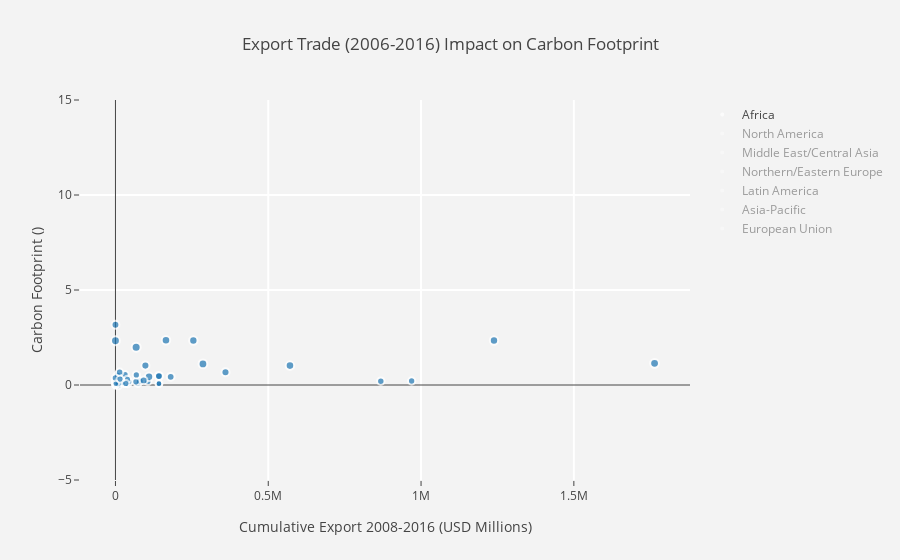

The notebook cell this image was saved under:
### Markdown cell above
## Hypothesis 1: More a country trades, the more carbon footprint (Dianne, Tussie)

### Code cell
import plotly.plotly as py
import plotly.graph_objs as go
from plotly.offline import init_notebook_mode, iplot
init_notebook_mode(connected=True)
import pandas as pd
import math

df_2007 = MERGE2
df_2007['HDI'].fillna(0, inplace=True)
df_2007['ExpTrade_Mill'].fillna(0, inplace=True)
df_2007['Total Ecological Footprint'].fillna(0, inplace=True)
df_2007['GDP per Capita'].fillna(0, inplace=True)
df_2007["Population (millions)"].fillna(0, inplace=True)
df_2007["Carbon Footprint"].fillna(0, inplace=True)

#slope = 2.666051223553066e-05
hover_text = []
bubble_size = []

for index, row in df_2007.iterrows(): # each row of the df_2007 will be referenced
    hover_text.append(('Country: {country}<br>'+
                      'Total Ecological Footprint: {EcoFoot}<br>'+
                      'GDP per capita: {gdp}<br>'+
                      'Population (Millions): {pop}<br>'+
                      'Year: {year}').format(country=row['Country'],
                                            EcoFoot=row['Total Ecological Footprint'],
                                            gdp=row['GDP per Capita'],
                                            pop=row["Population (millions)"],
                                            year='2016'))
    #bubble_size.append(math.sqrt(row["Population (millions)"]*slope))
    bubble_size.append(row["HDI"])

df_2007['text'] = hover_text
df_2007['size'] = bubble_size
sizeref = 2.*max(df_2007['size'])/(10**2)

trace0 = go.Scatter(
    x=df_2007['ExpTrade_Mill'][df_2007['Region'] == 'Africa'],
    y=df_2007["Carbon Footprint"][df_2007['Region'] == 'Africa'],
    mode='markers',
    name='Africa',
    text=df_2007['text'][df_2007['Region'] == 'Africa'],
    marker=dict(
        symbol='circle',
        sizemode='area',
        sizeref=sizeref,
        size=df_2007['size'][df_2007['Region'] == 'Africa'],
        line=dict(
            width=2
        ),
    )
)
trace1 = go.Scatter(
    x=df_2007['ExpTrade_Mill'][df_2007['Region'] == 'North America'],
    y=df_2007["Carbon Footprint"][df_2007['Region'] == 'North America'],
    mode='markers',
    name='North America',
    text=df_2007['text'][df_2007['Region'] == 'North America'],
    marker=dict(
        sizemode='area',
        sizeref=sizeref,
        size=df_2007['size'][df_2007['Region'] == 'North America'],
        line=dict(
            width=2
        ),
    )
)
trace2 = go.Scatter(
    x=df_2007['ExpTrade_Mill'][df_2007['Region'] == 'Middle East/Central Asia'],
    y=df_2007["Carbon Footprint"][df_2007['Region'] == 'Middle East/Central Asia'],
    mode='markers',
    name='Middle East/Central Asia',
    text=df_2007['text'][df_2007['Region'] == 'Middle East/Central Asia'],
    marker=dict(
        sizemode='area',
        sizeref=sizeref,
        size=df_2007['size'][df_2007['Region'] == 'Middle East/Central Asia'],
        line=dict(
            width=2
        ),
    )
)
trace3 = go.Scatter(
    x=df_2007['ExpTrade_Mill'][df_2007['Region'] == 'Northern/Eastern Europe'],
    y=df_2007["Carbon Footprint"][df_2007['Region'] == 'Northern/Eastern Europe'],
    mode='markers',
    name='Northern/Eastern Europe',
    text=df_2007['text'][df_2007['Region'] == 'Northern/Eastern Europe'],
    marker=dict(
        sizemode='area',
        sizeref=sizeref,
        size=df_2007['size'][df_2007['Region'] == 'Northern/Eastern Europe'],
        line=dict(
            width=2
        ),
    )
)
trace4 = go.Scatter(
    x=df_2007['ExpTrade_Mill'][df_2007['Region'] == 'Latin America'],
    y=df_2007["Carbon Footprint"][df_2007['Region'] == 'Latin America'],
    mode='markers',
    name='Latin America',
    text=df_2007['text'][df_2007['Region'] == 'Latin America'],
    marker=dict(
        sizemode='area',
        sizeref=sizeref,
        size=df_2007['size'][df_2007['Region'] == 'Latin America'],
        line=dict(
            width=2
        ),
    )
)

trace5 = go.Scatter(
    x=df_2007['ExpTrade_Mill'][df_2007['Region'] == 'Asia-Pacific'],
    y=df_2007["Carbon Footprint"][df_2007['Region'] == 'Asia-Pacific'],
    mode='markers',
    name='Asia-Pacific',
    text=df_2007['text'][df_2007['Region'] == 'Asia-Pacific'],
    marker=dict(
        sizemode='area',
        sizeref=sizeref,
        size=df_2007['size'][df_2007['Region'] == 'Asia-Pacific'],
        line=dict(
            width=2
        ),
    )
)

trace6 = go.Scatter(
    x=df_2007['ExpTrade_Mill'][df_2007['Region'] == 'European Union'],
    y=df_2007["Carbon Footprint"][df_2007['Region'] == 'European Union'],
    mode='markers',
    name='European Union',
    text=df_2007['text'][df_2007['Region'] == 'European Union'],
    marker=dict(
        sizemode='area',
        sizeref=sizeref,
        size=df_2007['size'][df_2007['Region'] == 'European Union'],
        line=dict(
            width=2
        ),
    )
)
                      
trace7 = go.Scatter(
    x=df_2007['ExpTrade_Mill'][df_2007['Region'] == 'nan'],
    y=df_2007["Carbon Footprint"][df_2007['Region'] == 'nan'],
    mode='markers',
    name='nan',
    text=df_2007['text'][df_2007['Region'] == 'nan'],
    marker=dict(
        sizemode='area',
        sizeref=sizeref,
        size=df_2007['size'][df_2007['Region'] == 'nan'],
        line=dict(
            width=2
        ),
    )
)
                      
data = [trace0, trace1, trace2, trace3, trace4, trace5, trace6, trace7]
layout = go.Layout(
    title='Export Trade (2006-2016) Impact on Carbon Footprint',
    xaxis=dict(
        title='Cumulative Export 2008-2016 (USD Millions)',
        gridcolor='rgb(255, 255, 255)',
        #range=[0, 1],
        #type='log',
        zerolinewidth=1,
        ticklen=5,
        gridwidth=2,
    ),
    yaxis=dict(
        title='Carbon Footprint ()',
        gridcolor='rgb(255, 255, 255)',
        range=[-5, 15],
        zerolinewidth=1,
        ticklen=5,
        gridwidth=2,
    ),
    paper_bgcolor='rgb(243, 243, 243)',
    plot_bgcolor='rgb(243, 243, 243)',
)

fig = go.Figure(data=data, layout=layout)
iplot(fig)

### Figure 1 — Plotly figure (JSON) as saved in the notebook; plotly's stock layout.template omitted (floating-point values rounded to 4 significant figures)
{"data": [{"marker": {"line": {"width": 2}, "size": [0.73, 0.52, 0.48, 0.69, 0.39, 0.39, 0.64, 0.5, 0.37, 0.39, 0.5, 0.57, 0.57, 0.42, 0.42, 0, 0.46, 0.69, 0.58, 0.39, 0.43, 0.67, 0.44, 0.57, 0.41, 0.42, 0.54, 0.48, 0.42, 0.74, 0.51, 0.43, 0.41, 0.5, 0.77, 0.62, 0.41, 0.62, 0.34, 0.5, 0.48, 0, 0.55, 0.46, 0.4, 0, 0.66, 0.66, 0.53, 0.51, 0.47, 0.72, 0.48, 0.58, 0.49], "sizemode": "area", "sizeref": 0.0188, "symbol": "circle"}, "mode": "markers", "name": "Africa", "text": ["Country: Algeria<br>Total Ecological Footprint: 2.12<br>GDP per capita: $5,430.57<br>Population (Millions): 38.48<br>Year: 2016", "Country: Angola<br>Total Ecological Footprint: 0.93<br>GDP per capita: $4,665.91<br>Population (Millions): 20.82<br>Year: 2016", "Country: Benin<br>Total Ecological Footprint: 1.41<br>GDP per capita: $746.83<br>Population (Millions): 10.05<br>Year: 2016", "Country: Botswana<br>Total Ecological Footprint: 3.83<br>GDP per capita: $7,743.50<br>Population (Millions): 2.0<br>Year: 2016", "Country: Burkina Faso<br>Total Ecological Footprint: 1.21<br>GDP per capita: $671.07<br>Population (Millions): 16.46<br>Year: 2016", "Country: Burundi<br>Total Ecological Footprint: 0.8<br>GDP per capita: $276.69<br>Population (Millions): 9.85<br>Year: 2016", "Country: Cabo Verde<br>Total Ecological Footprint: 2.52<br>GDP per capita: $3,801.45<br>Population (Millions): 0.49<br>Year: 2016", "Country: Cameroon<br>Total Ecological Footprint: 1.17<br>GDP per capita: $1,271.21<br>Population (Millions): 21.7<br>Year: 2016", "Country: Central African Republic<br>Total Ecological Footprint: 1.24<br>GDP per capita: $495.04<br>Population (Millions): 4.53<br>Year: 2016", "Country: Chad<br>Total Ecological Footprint: 1.46<br>GDP per capita: $1,161.22<br>Population (Millions): 12.45<br>Year: 2016", "Country: Comoros<br>Total Ecological Footprint: 1.03<br>GDP per capita: $860.24<br>Population (Millions): 0.72<br>Year: 2016", "Country: Congo<br>Total Ecological Footprint: 1.29<br>GDP per capita: $1,943.69<br>Population (Millions): 4.34<br>Year: 2016", "Country: Congo<br>Total Ecological Footprint: 1.29<br>GDP per capita: $1,943.69<br>Population (Millions): 4.34<br>Year: 2016", "Country: Congo<br>Total Ecological Footprint: 0.82<br>GDP per capita: $338.63<br>Population (Millions): 65.7<br>Year: 2016", "Country: Congo<br>Total Ecological Footprint: 0.82<br>GDP per capita: $338.63<br>Population (Millions): 65.7<br>Year: 2016", "Country: CotedeIvoire<br>Total Ecological Footprint: 1.27<br>GDP per capita: $1,016.83<br>Population (Millions): 19.84<br>Year: 2016", "Country: Djibouti<br>Total Ecological Footprint: 2.19<br>GDP per capita: $1,433.17<br>Population (Millions): 0.86<br>Year: 2016", "Country: Egypt<br>Total Ecological Footprint: 2.15<br>GDP per capita: $2,930.33<br>Population (Millions): 80.72<br>Year: 2016", "Country: Equatorial Guinea<br>Total Ecological Footprint: 3.97<br>GDP per capita: $24,064.00<br>Population (Millions): 0.74<br>Year: 2016", "Country: Eritrea<br>Total Ecological Footprint: 0.42<br>GDP per capita: $439.73<br>Population (Millions): 6.13<br>Year: 2016", "Country: Ethiopia<br>Total Ecological Footprint: 1.02<br>GDP per capita: $379.38<br>Population (Millions): 91.73<br>Year: 2016", "Country: Gabon<br>Total Ecological Footprint: 2.02<br>GDP per capita: $11,989.00<br>Population (Millions): 1.63<br>Year: 2016", "Country: Gambia<br>Total Ecological Footprint: 1.03<br>GDP per capita: $505.76<br>Population (Millions): 1.79<br>Year: 2016", "Country: Ghana<br>Total Ecological Footprint: 1.97<br>GDP per capita: $1,627.90<br>Population (Millions): 25.37<br>Year: 2016", "Country: Guinea<br>Total Ecological Footprint: 1.41<br>GDP per capita: $459.09<br>Population (Millions): 11.45<br>Year: 2016", "Country: Guinea-Bissau<br>Total Ecological Footprint: 1.53<br>GDP per capita: $681.25<br>Population (Millions): 1.66<br>Year: 2016", "Country: Kenya<br>Total Ecological Footprint: 1.03<br>GDP per capita: $1,062.11<br>Population (Millions): 43.18<br>Year: 2016", "Country: Lesotho<br>Total Ecological Footprint: 1.66<br>GDP per capita: $1,338.42<br>Population (Millions): 2.05<br>Year: 2016", "Country: Liberia<br>Total Ecological Footprint: 1.21<br>GDP per capita: $397.38<br>Population (Millions): 4.19<br>Year: 2016", "Country: Libyan Arab Jamahiriya<br>Total Ecological Footprint: 3.69<br>GDP per capita: $5,859.43<br>Population (Millions): 6.16<br>Year: 2016", "Country: Madagascar<br>Total Ecological Footprint: 0.99<br>GDP per capita: $456.33<br>Population (Millions): 22.29<br>Year: 2016", "Country: Malawi<br>Total Ecological Footprint: 0.81<br>GDP per capita: $493.84<br>Population (Millions): 15.91<br>Year: 2016", "Country: Mali<br>Total Ecological Footprint: 1.53<br>GDP per capita: $741.22<br>Population (Millions): 14.85<br>Year: 2016", "Country: Mauritania<br>Total Ecological Footprint: 2.54<br>GDP per capita: $1,524.39<br>Population (Millions): 3.8<br>Year: 2016", "Country: Mauritius<br>Total Ecological Footprint: 3.46<br>GDP per capita: $8,811.15<br>Population (Millions): 1.24<br>Year: 2016", "Country: Morocco<br>Total Ecological Footprint: 1.68<br>GDP per capita: $3,149.43<br>Population (Millions): 32.52<br>Year: 2016", "Country: Mozambique<br>Total Ecological Footprint: 0.87<br>GDP per capita: $538.82<br>Population (Millions): 25.2<br>Year: 2016", "Country: Namibia<br>Total Ecological Footprint: 2.48<br>GDP per capita: $5,880.80<br>Population (Millions): 2.26<br>Year: 2016", "Country: Niger<br>Total Ecological Footprint: 1.56<br>GDP per capita: $410.91<br>Population (Millions): 17.16<br>Year: 2016", "Country: Nigeria<br>Total Ecological Footprint: 1.16<br>GDP per capita: $2,612.12<br>Population (Millions): 168.83<br>Year: 2016", "Country: Rwanda<br>Total Ecological Footprint: 0.87<br>GDP per capita: $628.08<br>Population (Millions): 11.46<br>Year: 2016", "Country: Réunion<br>Total Ecological Footprint: 3.65<br>GDP per capita: 0<br>Population (Millions): 0.86<br>Year: 2016", "Country: Sao Tome and Principe<br>Total Ecological Footprint: 1.49<br>GDP per capita: $1,384.53<br>Population (Millions): 0.19<br>Year: 2016", "Country: Senegal<br>Total Ecological Footprint: 1.21<br>GDP per capita: $1,079.27<br>Population (Millions): 13.73<br>Year: 2016", "Country: Sierra Leone<br>Total Ecological Footprint: 1.24<br>GDP per capita: $499.89<br>Population (Millions): 5.98<br>Year: 2016", "Country: Somalia<br>Total Ecological Footprint: 1.24<br>GDP per capita: 0<br>Population (Millions): 10.2<br>Year: 2016", "Country: South Africa<br>Total Ecological Footprint: 3.31<br>GDP per capita: $8,089.87<br>Population (Millions): 52.39<br>Year: 2016", "Country: South Africa<br>Total Ecological Footprint: 3.31<br>GDP per capita: $8,089.87<br>Population (Millions): 52.39<br>Year: 2016", "Country: Swaziland<br>Total Ecological Footprint: 2.01<br>GDP per capita: $4,657.48<br>Population (Millions): 1.23<br>Year: 2016", "Country: Tanzania, United Republic of<br>Total Ecological Footprint: 1.32<br>GDP per capita: $765.33<br>Population (Millions): 47.78<br>Year: 2016", "Country: Togo<br>Total Ecological Footprint: 1.13<br>GDP per capita: $580.86<br>Population (Millions): 6.64<br>Year: 2016", "Country: Tunisia<br>Total Ecological Footprint: 2.34<br>GDP per capita: $4,305.07<br>Population (Millions): 10.88<br>Year: 2016", "Country: Uganda<br>Total Ecological Footprint: 1.24<br>GDP per capita: $601.35<br>Population (Millions): 36.35<br>Year: 2016", "Country: Zambia<br>Total Ecological Footprint: 0.99<br>GDP per capita: $1,740.64<br>Population (Millions): 14.08<br>Year: 2016", "Country: Zimbabwe<br>Total Ecological Footprint: 1.37<br>GDP per capita: $865.91<br>Population (Millions): 13.72<br>Year: 2016"], "x": [1764000.0, 868300.0, 17190.0, 165300.0, 36720.0, 5875.0, 8576.0, 106100.0, 4247.0, 0, 311.3, 142300.0, 142300.0, 142300.0, 142300.0, 306200.0, 908.9, 571000.0, 0, 13.74, 73290.0, 109900.0, 2196.0, 180800.0, 28660.0, 140.1, 79840.0, 6603.0, 0, 0, 39630.0, 31990.0, 24610.0, 31320.0, 67750.0, 360100.0, 45530.0, 97930.0, 22830.0, 969200.0, 8842.0, 640.0, 222.2, 39290.0, 1265.0, 0, 1239000.0, 254900.0, 13630.0, 67150.0, 15210.0, 286300.0, 34130.0, 92280.0, 68340.0], "y": [1.14, 0.2, 0.51, 2.36, 0.12, 0.04, 0, 0.19, 0.08, 0.01, 0.25, 0.47, 0.47, 0.07, 0.07, 0.26, 0, 1.02, 3.17, 0.03, 0.07, 0.43, 0.21, 0.43, 0.16, 0.09, 0.2, 0.51, 0.14, 2.33, 0.07, 0.07, 0.1, 0.55, 1.99, 0.67, 0.17, 1.02, 0.1, 0.21, 0.07, 3.27, 0.37, 0.3, 0.07, 0.07, 2.34, 2.34, 0.67, 0.17, 0.31, 1.11, 0.08, 0.24, 0.53], "type": "scatter", "uid": "d500914a-2b4d-4de1-a3f1-cf593eb89794", "visible": true}, {"marker": {"line": {"width": 2}, "size": [0, 0.91, 0.91], "sizemode": "area", "sizeref": 0.0188}, "mode": "markers", "name": "North America", "text": ["Country: Bermuda<br>Total Ecological Footprint: 5.77<br>GDP per capita: $70,626.30<br>Population (Millions): 0.06<br>Year: 2016", "Country: Canada<br>Total Ecological Footprint: 8.17<br>GDP per capita: $52,145.40<br>Population (Millions): 34.84<br>Year: 2016", "Country: USA<br>Total Ecological Footprint: 8.22<br>GDP per capita: $49,725.00<br>Population (Millions): 317.5<br>Year: 2016"], "x": [365.3, 15230000.0, 31700000.0], "y": [0, 5, 5.9], "type": "scatter", "uid": "fc57a476-b6f8-4070-8925-e08d28600f91", "visible": "legendonly"}, {"marker": {"line": {"width": 2}, "size": [0.46, 0.73, 0.75, 0.82, 0.75, 0.76, 0.65, 0.89, 0.75, 0.78, 0.82, 0.65, 0.76, 0.79, 0.85, 0.83, 0.62, 0.62, 0.76, 0.68, 0.83, 0.67, 0.5], "sizemode": "area", "sizeref": 0.0188}, "mode": "markers", "name": "Middle East/Central Asia", "text": ["Country: Afghanistan<br>Total Ecological Footprint: 0.79<br>GDP per capita: $614.66<br>Population (Millions): 29.82<br>Year: 2016", "Country: Armenia<br>Total Ecological Footprint: 2.23<br>GDP per capita: $3,426.39<br>Population (Millions): 2.97<br>Year: 2016", "Country: Azerbaijan<br>Total Ecological Footprint: 2.31<br>GDP per capita: $7,106.04<br>Population (Millions): 9.31<br>Year: 2016", "Country: Bahrain<br>Total Ecological Footprint: 7.49<br>GDP per capita: $24,299.00<br>Population (Millions): 1.32<br>Year: 2016", "Country: Georgia<br>Total Ecological Footprint: 1.58<br>GDP per capita: $3,710.70<br>Population (Millions): 4.36<br>Year: 2016", "Country: Iran<br>Total Ecological Footprint: 2.79<br>GDP per capita: $7,511.10<br>Population (Millions): 76.42<br>Year: 2016", "Country: Iraq<br>Total Ecological Footprint: 1.88<br>GDP per capita: $5,848.54<br>Population (Millions): 32.78<br>Year: 2016", "Country: Israel<br>Total Ecological Footprint: 6.22<br>GDP per capita: $33,718.90<br>Population (Millions): 7.64<br>Year: 2016", "Country: Jordan<br>Total Ecological Footprint: 2.1<br>GDP per capita: $4,615.17<br>Population (Millions): 7.01<br>Year: 2016", "Country: Kazakhstan<br>Total Ecological Footprint: 5.55<br>GDP per capita: $11,278.00<br>Population (Millions): 16.27<br>Year: 2016", "Country: Kuwait<br>Total Ecological Footprint: 8.13<br>GDP per capita: $41,830.50<br>Population (Millions): 3.25<br>Year: 2016", "Country: Kyrgyzstan<br>Total Ecological Footprint: 1.91<br>GDP per capita: $1,116.37<br>Population (Millions): 5.47<br>Year: 2016", "Country: Lebanon<br>Total Ecological Footprint: 3.84<br>GDP per capita: $9,143.86<br>Population (Millions): 4.65<br>Year: 2016", "Country: Oman<br>Total Ecological Footprint: 7.52<br>GDP per capita: $22,622.80<br>Population (Millions): 3.31<br>Year: 2016", "Country: Qatar<br>Total Ecological Footprint: 10.8<br>GDP per capita: $99,431.50<br>Population (Millions): 2.05<br>Year: 2016", "Country: Saudi Arabia<br>Total Ecological Footprint: 5.61<br>GDP per capita: $23,593.80<br>Population (Millions): 28.29<br>Year: 2016", "Country: Syrian Arab Republic<br>Total Ecological Footprint: 1.51<br>GDP per capita: 0<br>Population (Millions): 21.89<br>Year: 2016", "Country: Tajikistan<br>Total Ecological Footprint: 0.91<br>GDP per capita: $836.17<br>Population (Millions): 8.01<br>Year: 2016", "Country: Turkey<br>Total Ecological Footprint: 3.33<br>GDP per capita: $10,437.70<br>Population (Millions): 74.0<br>Year: 2016", "Country: Turkmenistan<br>Total Ecological Footprint: 5.47<br>GDP per capita: $5,290.14<br>Population (Millions): 5.17<br>Year: 2016", "Country: United Arab Emirates<br>Total Ecological Footprint: 7.93<br>GDP per capita: $40,817.40<br>Population (Millions): 9.206<br>Year: 2016", "Country: Uzbekistan<br>Total Ecological Footprint: 2.32<br>GDP per capita: $1,560.85<br>Population (Millions): 28.54<br>Year: 2016", "Country: Yemen<br>Total Ecological Footprint: 1.03<br>GDP per capita: $1,302.30<br>Population (Millions): 23.85<br>Year: 2016"], "x": [8780.0, 40450.0, 445800.0, 454200.0, 45640.0, 1035000.0, 994400.0, 1501000.0, 176600.0, 1437000.0, 1558000.0, 33090.0, 61080.0, 695300.0, 1242000.0, 4024000.0, 0, 692.3, 2075000.0, 5201.0, 6130000.0, 0, 71620.0], "y": [0.18, 0.89, 1.25, 6.19, 0.83, 1.72, 1.36, 4.59, 1.09, 4.59, 6.89, 0.95, 2.52, 5.8, 9.57, 4.21, 0.81, 0.13, 1.92, 4.13, 6.37, 1.41, 0.42], "type": "scatter", "uid": "f8b656cc-d5d7-495d-8514-298865033dd8", "visible": "legendonly"}, {"marker": {"line": {"width": 2}, "size": [0.73, 0.8, 0.73, 0.82, 0.74, 0.68, 0.8, 0.94, 0.79, 0.76, 0.93, 0.74], "sizemode": "area", "sizeref": 0.0188}, "mode": "markers", "name": "Northern/Eastern Europe", "text": ["Country: Albania<br>Total Ecological Footprint: 2.21<br>GDP per capita: $4,534.37<br>Population (Millions): 3.16<br>Year: 2016", "Country: Belarus<br>Total Ecological Footprint: 5.09<br>GDP per capita: $6,300.45<br>Population (Millions): 9.4<br>Year: 2016", "Country: Bosnia Herzegovina<br>Total Ecological Footprint: 3.12<br>GDP per capita: $4,708.85<br>Population (Millions): 3.83<br>Year: 2016", "Country: Croatia<br>Total Ecological Footprint: 3.92<br>GDP per capita: $14,522.80<br>Population (Millions): 4.31<br>Year: 2016", "Country: Macedonia<br>Total Ecological Footprint: 3.26<br>GDP per capita: $5,174.89<br>Population (Millions): 2.11<br>Year: 2016", "Country: Moldova<br>Total Ecological Footprint: 1.78<br>GDP per capita: $1,971.03<br>Population (Millions): 3.51<br>Year: 2016", "Country: Montenegro<br>Total Ecological Footprint: 3.78<br>GDP per capita: $7,251.60<br>Population (Millions): 0.62<br>Year: 2016", "Country: Norway<br>Total Ecological Footprint: 4.98<br>GDP per capita: $100,172.00<br>Population (Millions): 4.99<br>Year: 2016", "Country: Russian Federation<br>Total Ecological Footprint: 5.69<br>GDP per capita: $13,320.20<br>Population (Millions): 143.17<br>Year: 2016", "Country: Serbia<br>Total Ecological Footprint: 2.7<br>GDP per capita: $6,426.18<br>Population (Millions): 9.55<br>Year: 2016", "Country: Switzerland<br>Total Ecological Footprint: 5.79<br>GDP per capita: $88,506.20<br>Population (Millions): 8.0<br>Year: 2016", "Country: Ukraine<br>Total Ecological Footprint: 2.84<br>GDP per capita: $3,589.63<br>Population (Millions): 45.53<br>Year: 2016"], "x": [47540.0, 785800.0, 113400.0, 342300.0, 61840.0, 45090.0, 6814.0, 2429000.0, 6564000.0, 149500.0, 4381000.0, 874600.0], "y": [0.87, 2.57, 1.74, 2.21, 2.06, 1.03, 2.13, 0, 3.87, 1.66, 4.26, 1.92], "type": "scatter", "uid": "4601395a-ce05-47f1-8ce1-12225deb65ff", "visible": "legendonly"}, {"marker": {"line": {"width": 2}, "size": [0.78, 0.83, 0, 0.78, 0.79, 0.65, 0.75, 0, 0, 0.83, 0.72, 0.76, 0.77, 0.72, 0.71, 0.73, 0.66, 0, 0.74, 0, 0.62, 0.63, 0.48, 0.61, 0.72, 0, 0.75, 0, 0.63, 0.77, 0.67, 0.73, 0.74, 0.73, 0.72, 0.71, 0.77, 0.79, 0.7638], "sizemode": "area", "sizeref": 0.0188}, "mode": "markers", "name": "Latin America", "text": ["Country: Antigua and Barbuda<br>Total Ecological Footprint: 5.38<br>GDP per capita: $13,205.10<br>Population (Millions): 0.09<br>Year: 2016", "Country: Argentina<br>Total Ecological Footprint: 3.14<br>GDP per capita: $13,540.00<br>Population (Millions): 41.09<br>Year: 2016", "Country: Aruba<br>Total Ecological Footprint: 11.88<br>GDP per capita: 0<br>Population (Millions): 0.1<br>Year: 2016", "Country: Bahamas<br>Total Ecological Footprint: 6.84<br>GDP per capita: $22,647.30<br>Population (Millions): 0.37<br>Year: 2016", "Country: Barbados<br>Total Ecological Footprint: 4.48<br>GDP per capita: $15,722.80<br>Population (Millions): 0.28<br>Year: 2016", "Country: Bolivia<br>Total Ecological Footprint: 2.96<br>GDP per capita: $2,253.09<br>Population (Millions): 10.5<br>Year: 2016", "Country: Brazil<br>Total Ecological Footprint: 3.11<br>GDP per capita: $13,237.60<br>Population (Millions): 198.66<br>Year: 2016", "Country: British Virgin Islands<br>Total Ecological Footprint: 2.86<br>GDP per capita: 0<br>Population (Millions): 0.03<br>Year: 2016", "Country: Cayman Islands<br>Total Ecological Footprint: 5.65<br>GDP per capita: 0<br>Population (Millions): 0.06<br>Year: 2016", "Country: Chile<br>Total Ecological Footprint: 4.36<br>GDP per capita: $14,525.80<br>Population (Millions): 17.46<br>Year: 2016", "Country: Colombia<br>Total Ecological Footprint: 1.87<br>GDP per capita: $7,305.22<br>Population (Millions): 47.7<br>Year: 2016", "Country: Costa Rica<br>Total Ecological Footprint: 2.84<br>GDP per capita: $8,979.96<br>Population (Millions): 4.8<br>Year: 2016", "Country: Cuba<br>Total Ecological Footprint: 1.95<br>GDP per capita: $5,175.94<br>Population (Millions): 11.27<br>Year: 2016", "Country: Dominica<br>Total Ecological Footprint: 2.57<br>GDP per capita: $7,088.01<br>Population (Millions): 0.07<br>Year: 2016", "Country: Dominican Republic<br>Total Ecological Footprint: 1.53<br>GDP per capita: $6,085.89<br>Population (Millions): 10.28<br>Year: 2016", "Country: Ecuador<br>Total Ecological Footprint: 2.17<br>GDP per capita: $5,192.88<br>Population (Millions): 15.49<br>Year: 2016", "Country: El Salvador<br>Total Ecological Footprint: 2.07<br>GDP per capita: $3,696.33<br>Population (Millions): 6.3<br>Year: 2016", "Country: French Guiana<br>Total Ecological Footprint: 2.34<br>GDP per capita: 0<br>Population (Millions): 0.24<br>Year: 2016", "Country: Grenada<br>Total Ecological Footprint: 2.98<br>GDP per capita: $7,410.48<br>Population (Millions): 0.1<br>Year: 2016", "Country: Guadeloupe<br>Total Ecological Footprint: 3.23<br>GDP per capita: 0<br>Population (Millions): 0.46<br>Year: 2016", "Country: Guatemala<br>Total Ecological Footprint: 1.89<br>GDP per capita: $3,233.80<br>Population (Millions): 15.08<br>Year: 2016", "Country: Guyana<br>Total Ecological Footprint: 3.07<br>GDP per capita: $3,269.46<br>Population (Millions): 0.8<br>Year: 2016", "Country: Haiti<br>Total Ecological Footprint: 0.61<br>GDP per capita: $749.13<br>Population (Millions): 10.17<br>Year: 2016", "Country: Honduras<br>Total Ecological Footprint: 1.68<br>GDP per capita: $2,269.51<br>Population (Millions): 7.94<br>Year: 2016", "Country: Jamaica<br>Total Ecological Footprint: 1.89<br>GDP per capita: $5,226.30<br>Population (Millions): 2.77<br>Year: 2016", "Country: Martinique<br>Total Ecological Footprint: 2.08<br>GDP per capita: 0<br>Population (Millions): 0.4<br>Year: 2016", "Country: Mexico<br>Total Ecological Footprint: 2.89<br>GDP per capita: $10,123.90<br>Population (Millions): 120.85<br>Year: 2016", "Country: Montserrat<br>Total Ecological Footprint: 7.78<br>GDP per capita: 0<br>Population (Millions): 0.0<br>Year: 2016", "Country: Nicaragua<br>Total Ecological Footprint: 1.39<br>GDP per capita: $1,626.85<br>Population (Millions): 5.99<br>Year: 2016", "Country: Panama<br>Total Ecological Footprint: 2.79<br>GDP per capita: $8,410.77<br>Population (Millions): 3.8<br>Year: 2016", "Country: Paraguay<br>Total Ecological Footprint: 4.16<br>GDP per capita: $3,557.31<br>Population (Millions): 6.69<br>Year: 2016", "Country: Peru<br>Total Ecological Footprint: 2.28<br>GDP per capita: $5,684.73<br>Population (Millions): 29.99<br>Year: 2016", "Country: Saint Kitts and Nevis<br>Total Ecological Footprint: 4.94<br>GDP per capita: $12,952.50<br>Population (Millions): 0.05<br>Year: 2016", "Country: Saint Lucia<br>Total Ecological Footprint: 2.45<br>GDP per capita: $7,737.20<br>Population (Millions): 0.18<br>Year: 2016", "Country: Saint Vincent and Grenadines<br>Total Ecological Footprint: 3.11<br>GDP per capita: $6,171.48<br>Population (Millions): 0.11<br>Year: 2016", "Country: Suriname<br>Total Ecological Footprint: 4.25<br>GDP per capita: $8,190.70<br>Population (Millions): 0.54<br>Year: 2016", "Country: Trinidad and Tobago<br>Total Ecological Footprint: 7.92<br>GDP per capita: $18,310.80<br>Population (Millions): 1.34<br>Year: 2016", "Country: Uruguay<br>Total Ecological Footprint: 2.91<br>GDP per capita: $14,238.10<br>Population (Millions): 3.4<br>Year: 2016", "Country: Venezuela<br>Total Ecological Footprint: 3.57<br>GDP per capita: $10,237.80<br>Population (Millions): 29.96<br>Year: 2016"], "x": [2715.0, 2103000.0, 4303.0, 27780.0, 19050.0, 205000.0, 5875000.0, 0, 0, 1996000.0, 1186000.0, 253800.0, 29910.0, 1591.0, 165500.0, 552400.0, 118900.0, 436.8, 919.6, 501.0, 185300.0, 30140.0, 1347.0, 56070.0, 49740.0, 692.3, 6361000.0, 65.4, 44010.0, 194500.0, 122500.0, 676500.0, 883.9, 3565.0, 1272.0, 43410.0, 215500.0, 120900.0, 897400.0], "y": [0, 1.08, 0, 4.46, 3.28, 0.67, 0.91, 0, 3.56, 2.04, 0.67, 1.37, 1.23, 1.47, 0.86, 1.08, 0.84, 1.58, 0, 2.61, 0.7, 1.25, 0.15, 0.6, 1.09, 1.73, 1.74, 0, 0.45, 1.44, 0.97, 0.67, 3.34, 1.56, 0, 3.01, 6.89, 0.98, 2.13], "type": "scatter", "uid": "1b381323-e949-4de6-8df1-f28b3c62d6d7", "visible": "legendonly"}, {"marker": {"line": {"width": 2}, "size": [0.93, 0.56, 0.59, 0.85, 0.55, 0.72, 0.72, 0, 0.6, 0.68, 0.89, 0.89, 0, 0.56, 0.77, 0.71, 0.53, 0, 0.54, 0, 0.91, 0.53, 0.5, 0.66, 0.7, 0.91, 0.5, 0.75, 0.72, 0.6, 0.72, 0.66, 0], "sizemode": "area", "sizeref": 0.0188}, "mode": "markers", "name": "Asia-Pacific", "text": ["Country: Australia<br>Total Ecological Footprint: 9.31<br>GDP per capita: $66,604.20<br>Population (Millions): 23.05<br>Year: 2016", "Country: Bangladesh<br>Total Ecological Footprint: 0.72<br>GDP per capita: $857.50<br>Population (Millions): 154.7<br>Year: 2016", "Country: Bhutan<br>Total Ecological Footprint: 4.84<br>GDP per capita: $2,395.00<br>Population (Millions): 0.74<br>Year: 2016", "Country: Brunei Darussalam<br>Total Ecological Footprint: 4.06<br>GDP per capita: $47,097.40<br>Population (Millions): 0.41<br>Year: 2016", "Country: Cambodia<br>Total Ecological Footprint: 1.21<br>GDP per capita: $877.64<br>Population (Millions): 14.86<br>Year: 2016", "Country: China<br>Total Ecological Footprint: 3.38<br>GDP per capita: $5,560.94<br>Population (Millions): 1408.04<br>Year: 2016", "Country: Fiji<br>Total Ecological Footprint: 2.9<br>GDP per capita: $4,201.37<br>Population (Millions): 0.88<br>Year: 2016", "Country: French Polynesia<br>Total Ecological Footprint: 4.73<br>GDP per capita: 0<br>Population (Millions): 0.27<br>Year: 2016", "Country: India<br>Total Ecological Footprint: 1.16<br>GDP per capita: $1,513.85<br>Population (Millions): 1236.69<br>Year: 2016", "Country: Indonesia<br>Total Ecological Footprint: 1.58<br>GDP per capita: $3,688.53<br>Population (Millions): 246.86<br>Year: 2016", "Country: Japan<br>Total Ecological Footprint: 5.02<br>GDP per capita: $46,201.60<br>Population (Millions): 127.25<br>Year: 2016", "Country: Korea, Republic of<br>Total Ecological Footprint: 5.69<br>GDP per capita: $24,155.80<br>Population (Millions): 49.0<br>Year: 2016", "Country: Korea, Republic of<br>Total Ecological Footprint: 1.17<br>GDP per capita: 0<br>Population (Millions): 24.76<br>Year: 2016", "Country: Lao People's Democratic Republic<br>Total Ecological Footprint: 1.22<br>GDP per capita: $1,236.24<br>Population (Millions): 6.65<br>Year: 2016", "Country: Malaysia<br>Total Ecological Footprint: 3.71<br>GDP per capita: $10,252.60<br>Population (Millions): 29.24<br>Year: 2016", "Country: Mongolia<br>Total Ecological Footprint: 6.08<br>GDP per capita: $3,736.07<br>Population (Millions): 2.8<br>Year: 2016", "Country: Myanmar<br>Total Ecological Footprint: 1.43<br>GDP per capita: $1,117.58<br>Population (Millions): 52.8<br>Year: 2016", "Country: Nauru<br>Total Ecological Footprint: 2.94<br>GDP per capita: 0<br>Population (Millions): 0.01<br>Year: 2016", "Country: Nepal<br>Total Ecological Footprint: 0.98<br>GDP per capita: $700.07<br>Population (Millions): 27.47<br>Year: 2016", "Country: New Caledonia<br>Total Ecological Footprint: 3.58<br>GDP per capita: 0<br>Population (Millions): 0.25<br>Year: 2016", "Country: New Zealand<br>Total Ecological Footprint: 5.6<br>GDP per capita: $37,488.30<br>Population (Millions): 4.46<br>Year: 2016", "Country: Pakistan<br>Total Ecological Footprint: 0.79<br>GDP per capita: $1,218.60<br>Population (Millions): 179.16<br>Year: 2016", "Country: Papua New Guinea<br>Total Ecological Footprint: 1.91<br>GDP per capita: $1,871.21<br>Population (Millions): 7.17<br>Year: 2016", "Country: Philippines<br>Total Ecological Footprint: 1.1<br>GDP per capita: $2,379.44<br>Population (Millions): 96.71<br>Year: 2016", "Country: Samoa<br>Total Ecological Footprint: 2.77<br>GDP per capita: $4,067.15<br>Population (Millions): 0.19<br>Year: 2016", "Country: Singapore<br>Total Ecological Footprint: 7.97<br>GDP per capita: $53,122.40<br>Population (Millions): 5.3<br>Year: 2016", "Country: Solomon Isds<br>Total Ecological Footprint: 1.29<br>GDP per capita: $1,647.86<br>Population (Millions): 0.55<br>Year: 2016", "Country: Sri Lanka<br>Total Ecological Footprint: 1.32<br>GDP per capita: $2,880.03<br>Population (Millions): 21.1<br>Year: 2016", "Country: Thailand<br>Total Ecological Footprint: 2.66<br>GDP per capita: $5,479.29<br>Population (Millions): 66.78<br>Year: 2016", "Country: Timor-Leste<br>Total Ecological Footprint: 0.48<br>GDP per capita: $5,167.86<br>Population (Millions): 1.11<br>Year: 2016", "Country: Tonga<br>Total Ecological Footprint: 2.7<br>GDP per capita: $4,330.90<br>Population (Millions): 0.1<br>Year: 2016", "Country: Viet Nam<br>Total Ecological Footprint: 1.65<br>GDP per capita: $1,532.31<br>Population (Millions): 90.8<br>Year: 2016", "Country: Wallis and Futuna Islands<br>Total Ecological Footprint: 2.07<br>GDP per capita: 0<br>Population (Millions): 0.01<br>Year: 2016"], "x": [6457000.0, 493700.0, 7899.0, 152800.0, 154300.0, 31560000.0, 30820.0, 6985.0, 5075000.0, 3825000.0, 17000000.0, 8461000.0, 8461000.0, 24860.0, 4237000.0, 45540.0, 69350.0, 0, 11270.0, 26440.0, 877000.0, 340800.0, 30950.0, 993400.0, 1259.0, 6336000.0, 6817.0, 160500.0, 3155000.0, 433.9, 256.7, 1132000.0, 0], "y": [4.85, 0.26, 0.63, 3.24, 0, 2.32, 1.06, 2.39, 0.61, 0.64, 3.69, 4.17, 0.68, 0.09, 2.1, 2.09, 0.09, 0, 0.16, 1.78, 2.84, 0.38, 0.35, 0.34, 0.96, 5.91, 0, 0.52, 1.54, 0.06, 0.88, 0.79, 0], "type": "scatter", "uid": "a5c11303-e975-4e44-a52d-6f4b5e3a1cdc", "visible": "legendonly"}, {"marker": {"line": {"width": 2}, "size": [0.88, 0.89, 0.78, 0.85, 0.87, 0.92, 0.85, 0.88, 0.89, 0.91, 0.91, 0.86, 0.82, 0.91, 0.87, 0.81, 0.83, 0.89, 0.92, 0.84, 0.83, 0.79, 0.84, 0.88, 0.87, 0.9, 0.9], "sizemode": "area", "sizeref": 0.0188}, "mode": "markers", "name": "European Union", "text": ["Country: Austria<br>Total Ecological Footprint: 6.06<br>GDP per capita: $51,274.10<br>Population (Millions): 8.46<br>Year: 2016", "Country: Belgium<br>Total Ecological Footprint: 7.44<br>GDP per capita: $48,053.30<br>Population (Millions): 11.06<br>Year: 2016", "Country: Bulgaria<br>Total Ecological Footprint: 3.32<br>GDP per capita: $7,615.28<br>Population (Millions): 7.28<br>Year: 2016", "Country: Cyprus<br>Total Ecological Footprint: 4.21<br>GDP per capita: $31,454.70<br>Population (Millions): 1.13<br>Year: 2016", "Country: Czech Republic<br>Total Ecological Footprint: 5.19<br>GDP per capita: $21,676.30<br>Population (Millions): 10.66<br>Year: 2016", "Country: Denmark<br>Total Ecological Footprint: 5.51<br>GDP per capita: $61,413.60<br>Population (Millions): 5.6<br>Year: 2016", "Country: Estonia<br>Total Ecological Footprint: 6.86<br>GDP per capita: $17,304.40<br>Population (Millions): 1.29<br>Year: 2016", "Country: Finland<br>Total Ecological Footprint: 5.87<br>GDP per capita: $50,960.20<br>Population (Millions): 5.41<br>Year: 2016", "Country: France<br>Total Ecological Footprint: 5.14<br>GDP per capita: $45,430.30<br>Population (Millions): 63.98<br>Year: 2016", "Country: Germany<br>Total Ecological Footprint: 5.3<br>GDP per capita: $46,822.40<br>Population (Millions): 82.8<br>Year: 2016", "Country: Germany<br>Total Ecological Footprint: 5.3<br>GDP per capita: $46,822.40<br>Population (Millions): 82.8<br>Year: 2016", "Country: Greece<br>Total Ecological Footprint: 4.38<br>GDP per capita: $25,987.40<br>Population (Millions): 11.12<br>Year: 2016", "Country: Hungary<br>Total Ecological Footprint: 2.92<br>GDP per capita: $13,964.20<br>Population (Millions): 9.98<br>Year: 2016", "Country: Ireland<br>Total Ecological Footprint: 5.57<br>GDP per capita: $52,853.60<br>Population (Millions): 4.58<br>Year: 2016", "Country: Italy<br>Total Ecological Footprint: 4.61<br>GDP per capita: $38,412.00<br>Population (Millions): 60.92<br>Year: 2016", "Country: Latvia<br>Total Ecological Footprint: 6.29<br>GDP per capita: $13,732.00<br>Population (Millions): 2.06<br>Year: 2016", "Country: Lithuania<br>Total Ecological Footprint: 5.83<br>GDP per capita: $14,373.70<br>Population (Millions): 3.03<br>Year: 2016", "Country: Luxembourg<br>Total Ecological Footprint: 15.82<br>GDP per capita: $114,665.00<br>Population (Millions): 0.52<br>Year: 2016", "Country: Netherlands<br>Total Ecological Footprint: 5.28<br>GDP per capita: $53,589.90<br>Population (Millions): 16.71<br>Year: 2016", "Country: Poland<br>Total Ecological Footprint: 4.44<br>GDP per capita: $13,769.50<br>Population (Millions): 38.21<br>Year: 2016", "Country: Portugal<br>Total Ecological Footprint: 3.88<br>GDP per capita: $23,217.30<br>Population (Millions): 10.6<br>Year: 2016", "Country: Romania<br>Total Ecological Footprint: 2.71<br>GDP per capita: $9,213.94<br>Population (Millions): 21.76<br>Year: 2016", "Country: Slovakia<br>Total Ecological Footprint: 4.06<br>GDP per capita: $18,103.10<br>Population (Millions): 5.45<br>Year: 2016", "Country: Slovenia<br>Total Ecological Footprint: 5.81<br>GDP per capita: $25,040.50<br>Population (Millions): 2.07<br>Year: 2016", "Country: Spain<br>Total Ecological Footprint: 3.67<br>GDP per capita: $32,008.70<br>Population (Millions): 46.76<br>Year: 2016", "Country: Sweden<br>Total Ecological Footprint: 7.25<br>GDP per capita: $59,381.90<br>Population (Millions): 9.51<br>Year: 2016", "Country: United Kingdom<br>Total Ecological Footprint: 4.94<br>GDP per capita: $40,980.50<br>Population (Millions): 63.03<br>Year: 2016"], "x": [4367000.0, 12080000.0, 592500.0, 94880.0, 0, 3120000.0, 313200.0, 1933000.0, 14070000.0, 1373000.0, 30690000.0, 831100.0, 1805000.0, 3135000.0, 11120000.0, 187300.0, 474100.0, 266700.0, 10310000.0, 2670000.0, 1172000.0, 871500.0, 991600.0, 397200.0, 5234000.0, 3263000.0, 9763000.0], "y": [4.14, 4.43, 2.08, 2.94, 3.42, 2.6, 0, 0, 2.71, 3.28, 3.28, 2.58, 1.9, 3.22, 2.77, 1.66, 2.15, 12.65, 3.23, 2.64, 2.15, 1.46, 2.82, 4.27, 2.22, 3.88, 3.14], "type": "scatter", "uid": "ad08e797-e76f-4f9a-bcb7-27826094f1a0", "visible": "legendonly"}, {"marker": {"line": {"width": 2}, "size": [], "sizemode": "area", "sizeref": 0.0188}, "mode": "markers", "name": "nan", "text": [], "x": [], "y": [], "type": "scatter", "uid": "99cd94ff-5a43-41fc-8d49-09e9837fa088"}], "layout": {"paper_bgcolor": "rgb(243, 243, 243)", "plot_bgcolor": "rgb(243, 243, 243)", "title": {"text": "Export Trade (2006-2016) Impact on Carbon Footprint"}, "xaxis": {"gridcolor": "rgb(255, 255, 255)", "gridwidth": 2, "ticklen": 5, "title": {"text": "Cumulative Export 2008-2016 (USD Millions)"}, "zerolinewidth": 1, "type": "linear", "range": [-105100.0, 1869000.0], "autorange": true}, "yaxis": {"gridcolor": "rgb(255, 255, 255)", "gridwidth": 2, "range": [-5, 15], "ticklen": 5, "title": {"text": "Carbon Footprint ()"}, "zerolinewidth": 1, "type": "linear"}, "autosize": true}}
